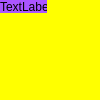
<?xml version="1.0" encoding="UTF-8"?>
<ui version="4.0">
 <class>widget2</class>
 <widget class="QWidget" name="widget2">
  <property name="geometry">
   <rect>
    <x>0</x>
    <y>0</y>
    <width>100</width>
    <height>100</height>
   </rect>
  </property>
  <property name="minimumSize">
   <size>
    <width>100</width>
    <height>100</height>
   </size>
  </property>
  <property name="windowTitle">
   <string>Form</string>
  </property>
  <property name="styleSheet">
   <string notr="true">background-color: rgb(255, 255, 0);</string>
  </property>
  <widget class="QLabel" name="label">
   <property name="geometry">
    <rect>
     <x>0</x>
     <y>0</y>
     <width>47</width>
     <height>13</height>
    </rect>
   </property>
   <property name="styleSheet">
    <string notr="true">background-color: rgb(170, 85, 255);</string>
   </property>
   <property name="text">
    <string>TextLabel</string>
   </property>
  </widget>
 </widget>
 <resources/>
 <connections/>
</ui>
